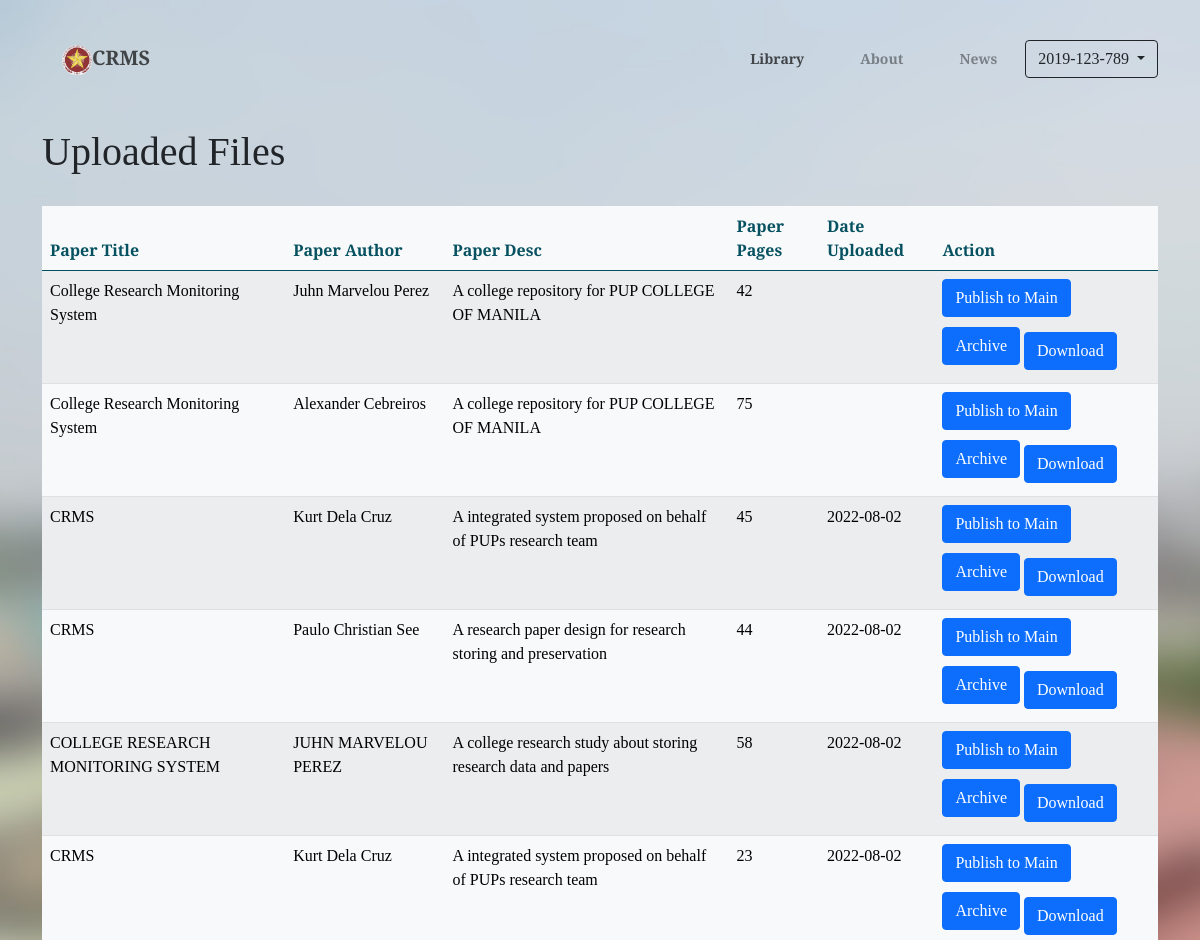
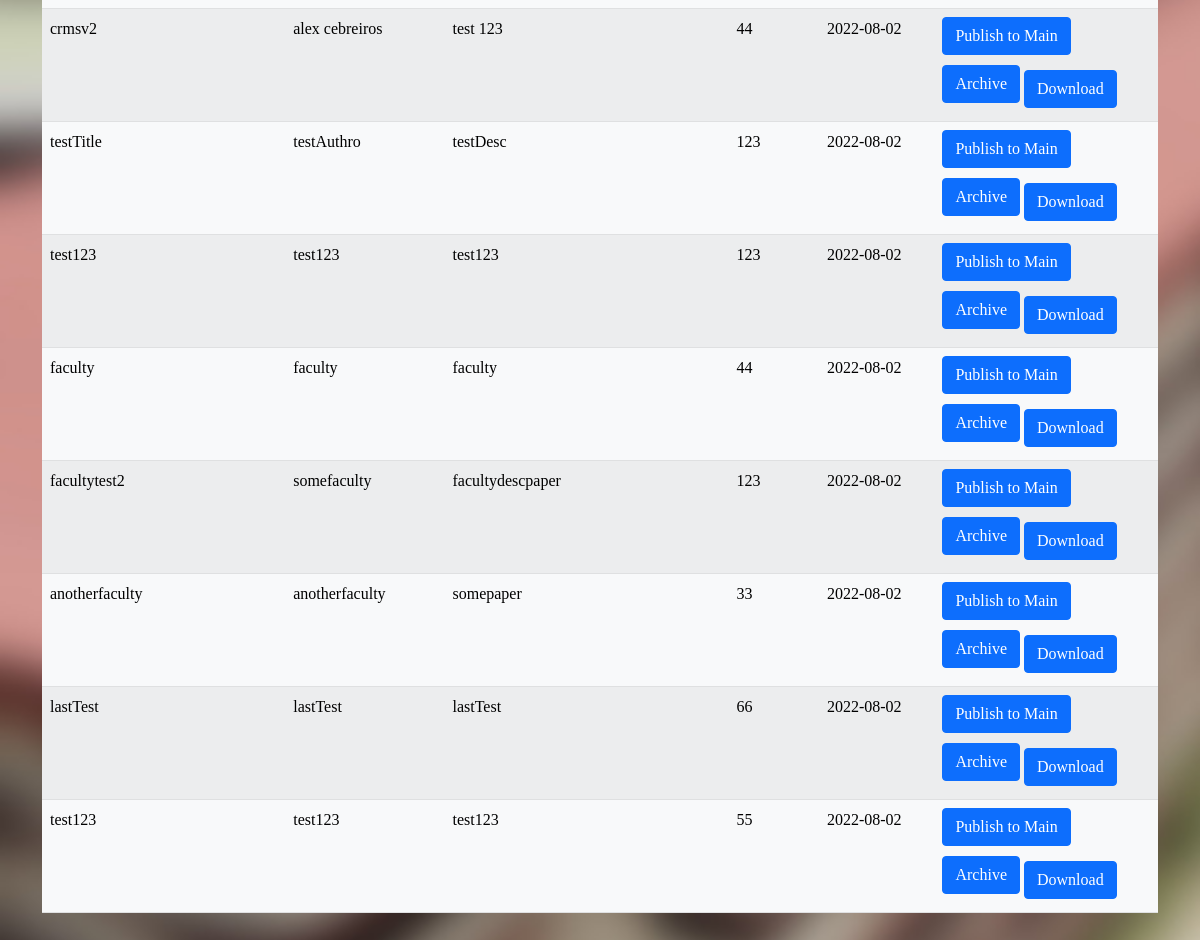
Page /oprt/facultyFiles.php (signed in) on the committed database (2 pictures, top to bottom).
### tables this page shows
CREATE TABLE `tbl_paper` (
  `paper_id` int NOT NULL AUTO_INCREMENT,
  `paper_author` varchar(255) DEFAULT NULL,
  `paper_title` varchar(255) DEFAULT NULL,
  `paper_description` varchar(1000) DEFAULT NULL,
  `paper_pages` varchar(45) DEFAULT NULL,
  `paper_name` varchar(100) DEFAULT NULL,
  `paper_type` varchar(100) DEFAULT NULL,
  `date_uploaded` varchar(45) DEFAULT NULL,
  `location` varchar(1000) DEFAULT NULL,
  PRIMARY KEY (`paper_id`)
);

### bootstrap/application.php (called while the page is built, shortened)
<?php
require_once $_SERVER['DOCUMENT_ROOT'] . '/bootstrap/database/connection.php';
require_once $_SERVER['DOCUMENT_ROOT'] . '/app/controllers/LibraryController.php';
require_once $_SERVER['DOCUMENT_ROOT'] . '/app/models/LibraryModel.php';
$paper = new LibraryController($dbConn);

### app/controllers/LibraryController.php (called while the page is built, shortened)
<?php
    class LibraryController{
    private $paper;
    public function __construct($dbConn) {
        $this->paper= new LibraryModel ($dbConn);
    }
    public function getAllPaper() {
        return $this->paper->readAll();
    }
    }
?>

### app/models/LibraryModel.php (called while the page is built, shortened)
<?php
class LibraryModel{
    private $db;
    private $table = 'tbl_paper';
    public function __construct($dbConn) {
        $this->db = $dbConn;
    }
    public function readAll() {
        $this->content = [];
        $stmt = $this->db->prepare("SELECT * FROM $this->table");
        $stmt->execute();
        if ($stmt->rowCount() > 0) {
            while($row = $stmt->fetch(PDO::FETCH_OBJ)) {
                $this->add($row);
            } return $this->content;
        }
    }
}

### public/oprt/facultyFiles.php (the view, shortened to what this page needs)
<?php require_once $_SERVER['DOCUMENT_ROOT'] . '/bootstrap/application.php'?>
<?php require_once $_SERVER['DOCUMENT_ROOT'] . '/public/include/header.php'; ?>
<div class="section" style="margin-top: 40px">
    <div class="container" style="width: 100%">
        <h1 style="margin-bottom: 30px">Uploaded Files</h1>
        <div class="">
            <div class="table-responsive" style="width: 100%">
                <table class="table table-striped table-light">
                    <thead class="alert-info">
                        <tr>
                            <th>Paper Title</th>
                            <th>Paper Author</th>
                            <th>Paper Desc</th>
                            <th>Paper Pages</th>
                            <th>Date Uploaded</th>
                            <th>Action</th>
                        </tr>
                    </thead>
                    <tbody>
                        <?php foreach ($paper->getAllPaper() as $key => $data) : ?>
                        <tr>
                            <td><?= $data->paper_title; ?></td>
                            <td><?= $data->paper_author; ?></td>
                            <td><?= $data->paper_description; ?></td>
                            <td><?= $data->paper_pages; ?></td>
                            <td><?= $data->date_uploaded; ?></td>
                            <td>
                                <button type="button" class="btn btn-primary" style="margin-bottom: 10px">Publish to
                                    Main</button>
                                <button type="button" class="btn btn-primary"
                                    style="margin-bottom: 10px">Archive</button>
                                <a class="btn btn-primary" href="<?= "/oprt/" . $data->location; ?>"
                                    download>Download</a>
                            </td>
                        </tr>
                        <?php endforeach; ?>
                    </tbody>
                </table>
            </div>
        </div>
    </div>
</div>

### public/include/header.php (shortened to what this page needs)
<?php require_once $_SERVER['DOCUMENT_ROOT'] . '/bootstrap/application.php'?>
<!DOCTYPE html>
<html lang="en">
<head>
    <link href="/public/assets/css/header.css" rel="stylesheet" />
    <link href="https://cdn.jsdelivr.net/npm/bootstrap@5.1.0/dist/css/bootstrap.min.css" rel="stylesheet"
>
    <link rel="stylesheet"
        href="https://cdnjs.cloudflare.com/ajax/libs/bootstrap-datepicker/1.9.0/css/bootstrap-datepicker.min.css" />
</head>
<body>
    <nav class="navbar navbar-expand-lg navbar-light">
        <div class="container">
            <a class="navbar-brand" href="/"><img src="/public/assets/img/pup_logo_1.png" alt="" width="30"
                    height="30">CRMS</a>
            <div class="collapse navbar-collapse justify-content-end" id="navbarNav">
                <ul class="navbar-nav">
                    <li class="nav-item">
                        <a class="nav-link active nav-link-ltr" aria-current="page" href="/repository/mainRepository">Library</a>
                    </li>
                    <li class="nav-item">
                        <a class="nav-link nav-link-ltr" href="#">About</a>
                    </li>
                    <li class="nav-item">
                        <a class="nav-link nav-link-ltr" href="#">News</a>
                    </li>
                    <li class="d-flex nav-item dropdown">
                        <?php if (!empty($_SESSION['account'])) : ?>
                        <a class="dropdown-toggle btn btn-outline-dark" id="navbarDropdown" role="button"
                            data-bs-toggle="dropdown" aria-expanded="false">
                            <?= $_SESSION['account']->user_uuid?>
                        </a>
                        <?php else : ?>
                        <a class="btn btn-outline-dark" href="/auth/login" style="margin-left: 5px">Login</a>
                        <a class="btn btn-outline-dark" href="/auth/registerv2" style="margin-left: 5px">Register</a>
                        <?php endif; ?>
                    </li>
                </ul>
            </div>
        </div>
    </nav>

### public/assets/css/header.css (style rules this page uses)
body { font-family: 'PT Serif', serif !important; background-image: url(/public/assets/img/pup_bldg_1_blurred.jpg); background-repeat: no-repeat; background-size: cover; overflow-x: hidden; height: 250vh; animation: fadeIn 1s; }
.navbar { margin-top:30px; }
.navbar-brand { font-weight: bold; font-size: 14px; text-decoration: none; color: #031D44; padding: 20px 0px; margin: 0px 20px; display: inline-block; position: relative; opacity: 0.75; }
.nav-link { font-weight: bold; font-size: 14px; text-decoration: none; color: #031D44; padding: 20px 0px; margin: 0px 20px; display: inline-block; position: relative; opacity: 0.75; }
.nav-link::before { transition: 300ms; height: 2px; content: ""; position: absolute; background-color: maroon; }
.nav-link-ltr::before { margin-top: 2px; width: 0%; bottom: 10px; }

### rows in the picture
tbl_paper: paper_title "College Research Monitoring System", paper_author "Juhn Marvelou Perez", paper_description "A college repository for PUP COLLEGE OF MANILA", paper_pages "42"
tbl_paper: paper_title "College Research Monitoring System", paper_author "Alexander Cebreiros", paper_description "A college repository for PUP COLLEGE OF MANILA", paper_pages "75"
tbl_paper: paper_title "CRMS", paper_author "Kurt Dela Cruz", paper_description "A integrated system proposed on behalf of PUPs research team", paper_pages "45", date_uploaded "2022-08-02"
tbl_paper: paper_title "CRMS", paper_author "Paulo Christian See", paper_description "A research paper design for research storing and preservation", paper_pages "44", date_uploaded "2022-08-02"
tbl_paper: paper_title "COLLEGE RESEARCH MONITORING SYSTEM", paper_author "JUHN MARVELOU PEREZ", paper_description "A college research study about storing research data and papers", paper_pages "58", date_uploaded "2022-08-02"
tbl_paper: paper_title "CRMS", paper_author "Kurt Dela Cruz", paper_description "A integrated system proposed on behalf of PUPs research team", paper_pages "23", date_uploaded "2022-08-02"
tbl_paper: paper_title "crmsv2", paper_author "alex cebreiros", paper_description "test 123", paper_pages "44", date_uploaded "2022-08-02"
tbl_paper: paper_title "testTitle", paper_author "testAuthro", paper_description "testDesc", paper_pages "123", date_uploaded "2022-08-02"
tbl_paper: paper_title "test123", paper_author "test123", paper_description "test123", paper_pages "123", date_uploaded "2022-08-02"
tbl_paper: paper_title "faculty", paper_author "faculty", paper_description "faculty", paper_pages "44", date_uploaded "2022-08-02"
tbl_paper: paper_title "facultytest2", paper_author "somefaculty", paper_description "facultydescpaper", paper_pages "123", date_uploaded "2022-08-02"
tbl_paper: paper_title "anotherfaculty", paper_author "anotherfaculty", paper_description "somepaper", paper_pages "33", date_uploaded "2022-08-02"
tbl_paper: paper_title "lastTest", paper_author "lastTest", paper_description "lastTest", paper_pages "66", date_uploaded "2022-08-02"
tbl_paper: paper_title "test123", paper_author "test123", paper_description "test123", paper_pages "55", date_uploaded "2022-08-02"

### other values in the picture
$_SESSION['account']->user_uuid "2019-123-789"
